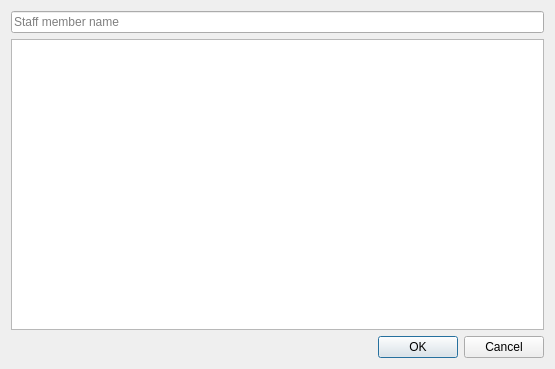
<?xml version="1.0" encoding="UTF-8"?>
<ui version="4.0">
 <class>StaffMemberEdit</class>
 <widget class="QDialog" name="StaffMemberEdit">
  <property name="geometry">
   <rect>
    <x>0</x>
    <y>0</y>
    <width>555</width>
    <height>369</height>
   </rect>
  </property>
  <layout class="QVBoxLayout" name="verticalLayout">
   <item>
    <widget class="QLineEdit" name="staffName">
     <property name="placeholderText">
      <string>Staff member name</string>
     </property>
    </widget>
   </item>
   <item>
    <widget class="QListView" name="skillView">
     <property name="contextMenuPolicy">
      <enum>Qt::CustomContextMenu</enum>
     </property>
    </widget>
   </item>
   <item>
    <widget class="QDialogButtonBox" name="buttonBox">
     <property name="orientation">
      <enum>Qt::Horizontal</enum>
     </property>
     <property name="standardButtons">
      <set>QDialogButtonBox::Cancel|QDialogButtonBox::Ok</set>
     </property>
    </widget>
   </item>
  </layout>
  <action name="act_addSkill">
   <property name="text">
    <string>Add new skill</string>
   </property>
  </action>
  <action name="act_delSkill">
   <property name="text">
    <string>Delete skill</string>
   </property>
  </action>
 </widget>
 <resources/>
 <connections>
  <connection>
   <sender>buttonBox</sender>
   <signal>accepted()</signal>
   <receiver>StaffMemberEdit</receiver>
   <slot>accept()</slot>
   <hints>
    <hint type="sourcelabel">
     <x>248</x>
     <y>254</y>
    </hint>
    <hint type="destinationlabel">
     <x>157</x>
     <y>274</y>
    </hint>
   </hints>
  </connection>
  <connection>
   <sender>buttonBox</sender>
   <signal>rejected()</signal>
   <receiver>StaffMemberEdit</receiver>
   <slot>reject()</slot>
   <hints>
    <hint type="sourcelabel">
     <x>316</x>
     <y>260</y>
    </hint>
    <hint type="destinationlabel">
     <x>286</x>
     <y>274</y>
    </hint>
   </hints>
  </connection>
 </connections>
</ui>
